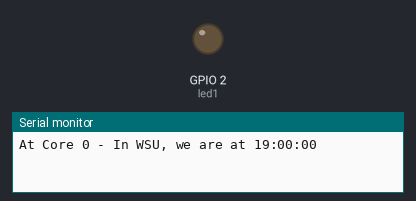
The sketch below on a simulated ESP32. On the bench: output pins drawn as LEDs (lit = HIGH), the last lines printed to the serial monitor. WiFi joins after 1.5 s; servers stay silent unless stated; network time is answered at once with the bench clock; the local clock reads 2024-03-15 10:24:30 at power-on unless the sketch sets it.

Above: at 0.1 s.
At 1.6 s:
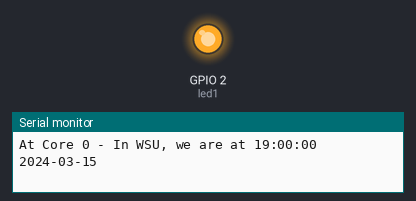
Timing chart, 0 to 3.1 s (numbered marks = the images above):
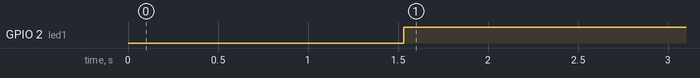

Measured:
- by itself, GPIO 2 (led1): LOW → HIGH at 1.5 s

The sketch:

Integrate.ino
```cpp
/*This is test between retrieve RTC over wifi and build RTCwifi object in the separated libraries.
  This test also apply run second core in the ESp32
  Programmer: Luan Nguyen
  Project: Smart Knob
*/
# include "RtcWifi.h"
const char *ssid     = "ATT2NP4529";
const char *password = "36k3bs73a62w";

RtcWifi Rtc_Wifi;

void setup() {
  Serial.begin(115200);
  WiFi.begin(ssid, password);
  Rtc_Wifi.RtcSetUp();

}

void loop() {
  Rtc_Wifi.RtcLoop();
  if(Rtc_Wifi._testWifi()){
    Serial.println(Rtc_Wifi.Rtc_Date());
    delay(10000);
  }

  }
```

RtcWifi.cpp
```cpp
// This is RtcWifi.cpp about local customized library
// Programmer: Luan Nguyen
// Project : Smart Knob

#include "RtcWifi.h"   // local library

// Declaration about global WifiUdp variables
const int led1 = 2;
WiFiUDP ntpUDP;
NTPClient timeClient(ntpUDP, "north-america.pool.ntp.org", -18000 , 60000);
TaskHandle_t Task0;

void Task0code ( void *parameters){
  for (;;){
    Serial.print("At Core 0 - In WSU, we are at ");
    Serial.println(timeClient.getFormattedTime());
    delay(5000);
  }
}

bool RtcWifi:: _testWifi(void){
  if(WiFi.status()!= WL_CONNECTED ){
    digitalWrite(led1,LOW);
    delay(500);
    return false;
  }
  digitalWrite(led1,HIGH);
  return true;
}

int RtcWifi::get_mins(){
  minute = timeClient.getMinutes();
  return minute;
}

int RtcWifi::get_hour(){
  hour = timeClient.getHours();
  return hour;
}
int RtcWifi::get_secs(){
  seconds = timeClient.getSeconds();
  return seconds;
}

void RtcWifi::RtcSetUp(void){
  pinMode(led1, OUTPUT);
 timeClient.begin();
 xTaskCreatePinnedToCore(
                    Task0code,   /* Task function. */
                    "Task0",     /* name of task. */
                    10000,       /* Stack size of task */
                    NULL,        /* parameter of the task */
                    1,           /* priority of the task */
                    &Task0,      /* Task handle to keep track of created task */
                    0);          /* pin task to core 0 */
  delay(500);
}

void RtcWifi::RtcLoop(void){
  timeClient.update();
}

String RtcWifi::Rtc_formatted(){
  return (timeClient.getFormattedTime());
}

String RtcWifi:: Rtc_Date(){
  dateTime = timeClient.getFormattedDate();
  // Extract date
  int splitT = dateTime.indexOf("T");
  String dayStamp = dateTime.substring(0, splitT);
  return dayStamp;

}
```

RtcWifi.h
```cpp
// This is header for local object about RTC over Wifi
// Programmer: Luan Nguyen
// Project: Smart Knob

# include <Arduino.h>
#include <NTPClient.h>
#include <WiFi.h>

class RtcWifi{
  private:
	//bool _testWifi(void);
	int minute;
	int hour;
	int seconds;
  String dateTime;


  public:
	RtcWifi(){minute = 0; hour = 0; seconds = 0;};
	// member functions
	int get_mins();
	int get_hour();
	int get_secs();
	void RtcSetUp(void);
	void RtcLoop(void);
	String Rtc_formatted();
  String Rtc_Date();
  bool _testWifi(void);

};
```
